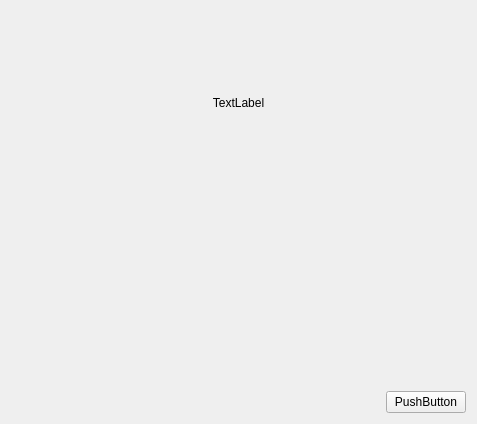
<?xml version="1.0" encoding="UTF-8"?>
<ui version="4.0">
 <class>ProfilePicture</class>
 <widget class="QWidget" name="ProfilePicture">
  <property name="geometry">
   <rect>
    <x>0</x>
    <y>0</y>
    <width>477</width>
    <height>424</height>
   </rect>
  </property>
  <property name="windowTitle">
   <string>Form</string>
  </property>
  <layout class="QGridLayout" name="gridLayout">
   <item row="0" column="0" colspan="2">
    <widget class="QLabel" name="lCabecera">
     <property name="text">
      <string>TextLabel</string>
     </property>
     <property name="alignment">
      <set>Qt::AlignCenter</set>
     </property>
    </widget>
   </item>
   <item row="1" column="0" colspan="2">
    <widget class="Image" name="imProfile" native="true">
     <zorder>mbBrowse</zorder>
     <zorder>mbBrowse</zorder>
     <zorder>mbBrowse</zorder>
    </widget>
   </item>
   <item row="2" column="0">
    <spacer name="horizontalSpacer">
     <property name="orientation">
      <enum>Qt::Horizontal</enum>
     </property>
     <property name="sizeHint" stdset="0">
      <size>
       <width>266</width>
       <height>20</height>
      </size>
     </property>
    </spacer>
   </item>
   <item row="2" column="1">
    <widget class="MiButton" name="mbBrowse">
     <property name="text">
      <string>PushButton</string>
     </property>
    </widget>
   </item>
  </layout>
 </widget>
 <customwidgets>
  <customwidget>
   <class>MiButton</class>
   <extends>QPushButton</extends>
   <header>view/mibutton.h</header>
  </customwidget>
  <customwidget>
   <class>Image</class>
   <extends>QWidget</extends>
   <header>view/image.h</header>
   <container>1</container>
  </customwidget>
 </customwidgets>
 <resources/>
 <connections/>
</ui>
